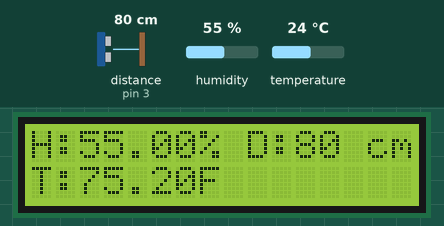
A sketch run on a simulated Arduino Uno, built with avr-gcc and run on an emulated ATmega328P. On the bench: 16×2 character LCD. The inputs (shaded band) are chosen by the test bench; at power-on: distance to the obstacle (sensor on pin 3) 80 cm, humidity 55 %, temperature 24 °C. The echo pulse lasts 58.3 µs per cm.

Above: at 1.2 s.
1.3 s: distance to the obstacle (sensor on pin 3) set to 2 cm
At 2.8 s:
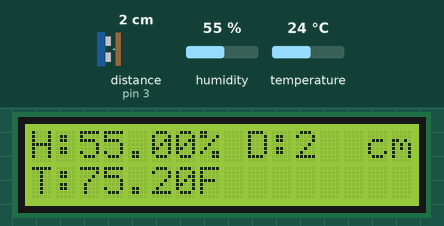
3.1 s: distance to the obstacle (sensor on pin 3) set to 35 cm
At 3.5 s:
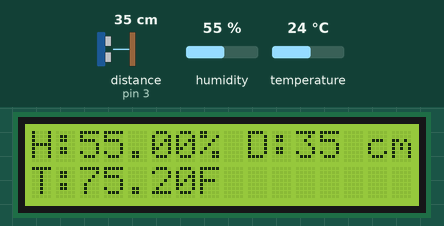
9.3 s: humidity set to 22 %
At 12.1 s:
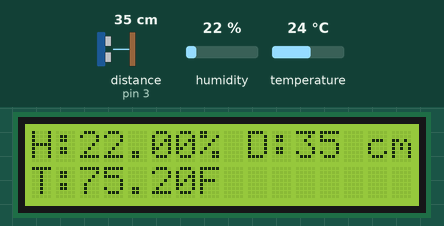
12.4 s: temperature set to 12 °C
At 13.5 s:
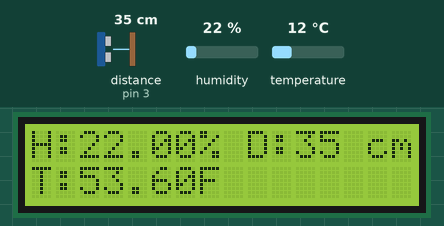
14.4 s: humidity set to 40 %
At 16.2 s:
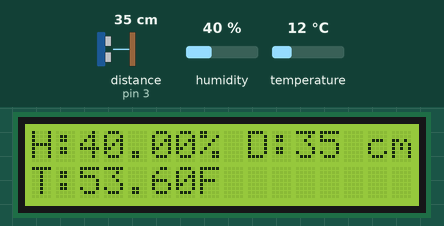
16.5 s: distance to the obstacle (sensor on pin 3) set to 4 cm
At 17.1 s:
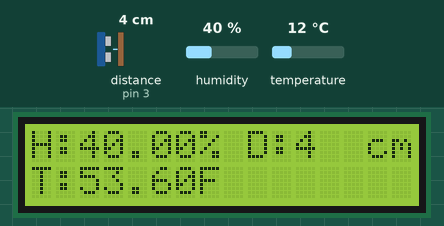
Timing chart, 0 to 19.0 s (numbered marks = the images above; inputs shaded):
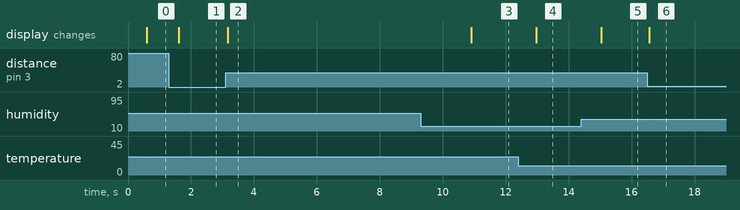

Measured:
- after the input at 1.3 s, the display: changes after 0.32 s (image 1)
- after the input at 3.1 s, the display: changes after 0.07 s (image 2)
- after the input at 9.3 s, the display: changes after 1.6 s (image 3)
- after the input at 12.4 s, the display: changes after 0.57 s (image 4)
- after the input at 14.4 s, the display: changes after 0.63 s (image 5)
- after the input at 16.5 s, the display: changes after 0.06 s (image 6)

The sketch:

Project_UltrasonicSensorTempHum.ino
```cpp
#include <DHT.h>
#include <Wire.h>

#include <Ultrasonic.h> //import ultrosonic library
#include <LiquidCrystal.h> //import LCD library

#define DHTPIN A0

Ultrasonic ultrasonic(2,3); //Register ultrasonic sensor with interface pins trig:2, echo:3
LiquidCrystal lcd(0,1,8,9,10,11); //Register the LCD with interface pins RS:0, E:1, D4:8, D5:9, D6:10, D7:11
#define DHTTYPE DHT11
DHT dht(DHTPIN, DHTTYPE);

void setup() {
  //setup the LCD's number of columns and rows
  lcd.begin(16,2);
  dht.begin();
}

void loop() {
  //take a measurement and display it on the LCD
  delay(500);

  lcd.clear(); //Clears the screen in preparation of new measurement
  lcd.setCursor(0,0);
  lcd.print("H:");
  float h = dht.readHumidity();
  lcd.setCursor(0,1);
  lcd.print("T:");
  float f = dht.readTemperature(true);

  if (isnan(h) || isnan(f)) {
    lcd.print("ERROR");
  }
  lcd.setCursor(2,0);
  lcd.print(h);
  lcd.setCursor(7,0);
  lcd.print("%");
  lcd.setCursor(2,1);
  lcd.print(f);
  lcd.setCursor(7,1);
  lcd.print("F");
  lcd.setCursor(9,0);
  lcd.print("D:"); //Prints the first line of the display
  lcd.setCursor(11,0); //Takes measurement from US and prints it to LCD
  lcd.print(ultrasonic.distanceRead()); //waits half a second
  lcd.setCursor(14,0);
  lcd.print("cm");

  return;
}
```
